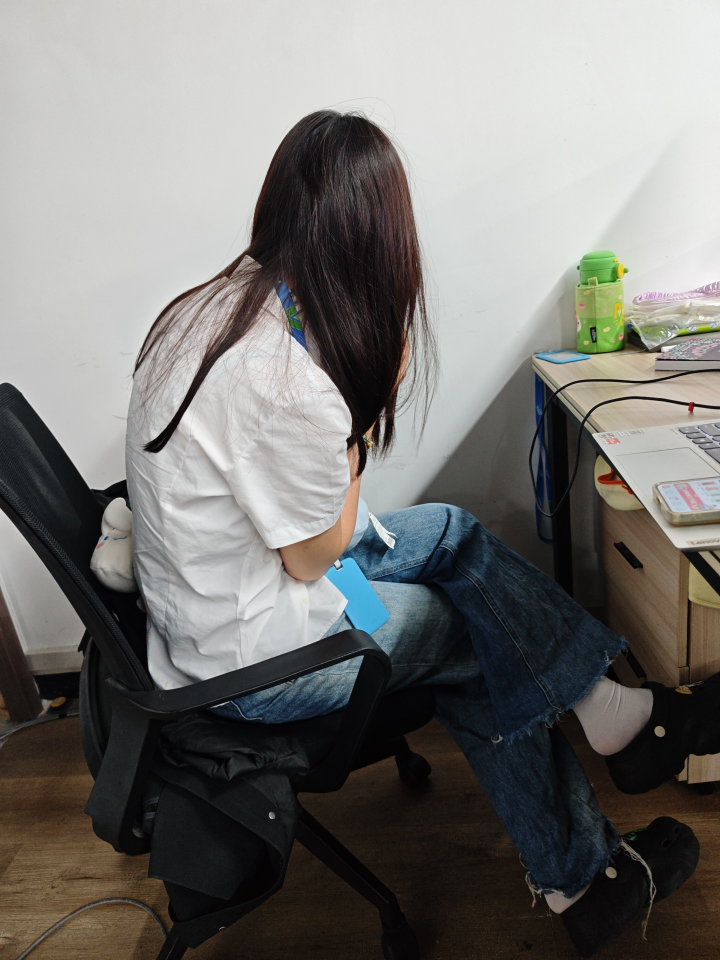
#> input picture assets/54omoeq9y6d873r88zxclq3vw_0.jpg, 1440 x 1920 px (shown at 1/2 size)
$ python demo_infer_copy.py
#> lines starting #> are read from the running program, lines starting #| are printed output that depends on the picture
import cv2
import numpy as np
from pathlib import Path
from onnx_runner import LightGlueRunner, viz2d

def read_image(path: str, grayscale: bool = False) -> np.ndarray:
    """Read an image from path as RGB or grayscale"""
#> called with path = 'assets/54omoeq9y6d873r88zxclq3vw_0.jpg', grayscale = False
    mode = cv2.IMREAD_GRAYSCALE if grayscale else cv2.IMREAD_COLOR
    image = cv2.imread(path, mode)
#> image is the input picture: shape (1920, 1440, 3); mean B, G, R 115.7, 118.6, 119.8
    if image is None:
        raise IOError(f"Could not read image at {path}.")
    if not grayscale:
        image = image[..., ::-1]
    return image


def resize_image(
    image: np.ndarray,
    size: list[int] | int,
    fn: str = "max",
    interp: str | None = "area",
) -> np.ndarray:
    """Resize an image to a fixed size, or according to max or min edge."""
#> called with size = 1024, fn = 'max', interp = 'area'
    h, w = image.shape[:2]
#> h = 1920; w = 1440

    fn = {"max": max, "min": min}[fn]
    if isinstance(size, int):
        scale = size / fn(h, w)
#> scale = 0.533
        h_new, w_new = int(round(h * scale)), int(round(w * scale))
#> h_new = 1024; w_new = 768
        scale = (w_new / w, h_new / h)
#> scale = (0.533, 0.533)
    elif isinstance(size, (tuple, list)):
        h_new, w_new = size
        scale = (w_new / w, h_new / h)
    else:
        raise ValueError(f"Incorrect new size: {size}")
    mode = {
        "linear": cv2.INTER_LINEAR,
        "cubic": cv2.INTER_CUBIC,
        "nearest": cv2.INTER_NEAREST,
        "area": cv2.INTER_AREA,
    }[interp]
    return cv2.resize(image, (w_new, h_new), interpolation=mode), scale


def normalize_image(image: np.ndarray) -> np.ndarray:
    """Normalize the image tensor and reorder the dimensions."""
    if image.ndim == 3:
        image = image.transpose((2, 0, 1))  # HxWxC to CxHxW
    elif image.ndim == 2:
        image = image[None]  # add channel axis
    else:
        raise ValueError(f"Not an image: {image.shape}")
    return image / 255.0


def load_image(
    path: str,
    grayscale: bool = False,
    resize: int = None,
    fn: str = "max",
    interp: str = "area",
):
    img = read_image(path, grayscale=grayscale)
    scales = [1, 1]
    if resize is not None:
        img, scales = resize_image(img, resize, fn=fn, interp=interp)
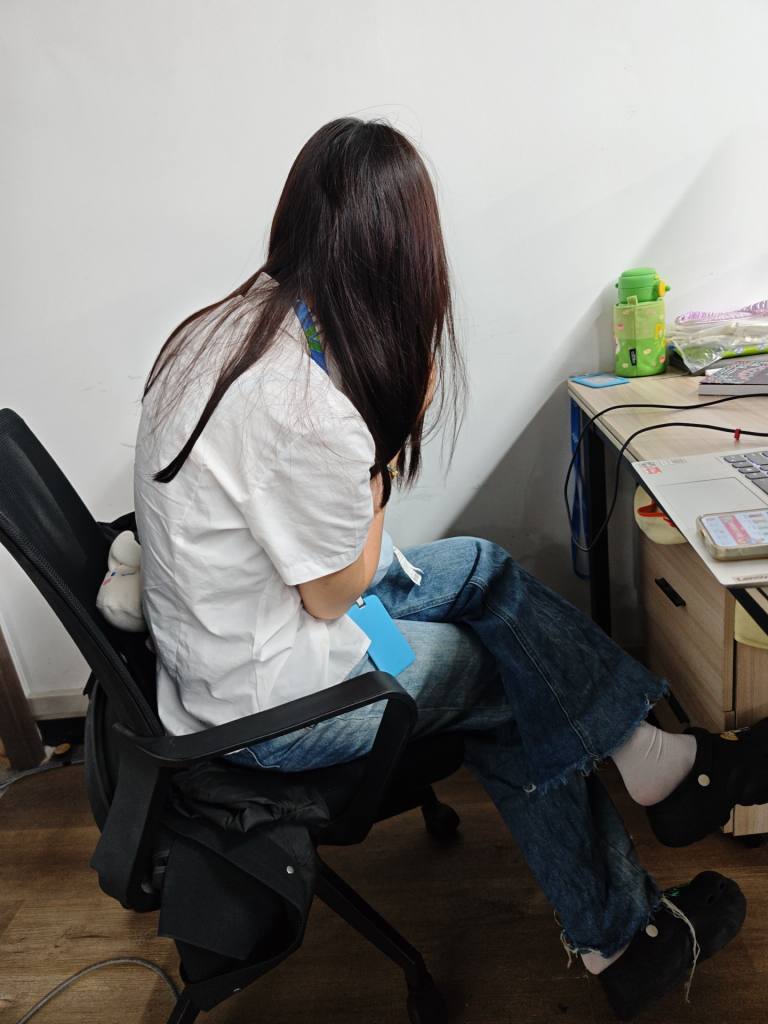
#> img: shape (1024, 768, 3); mean R, G, B 119.8, 118.6, 115.7
#> scales = (0.533, 0.533)
    return normalize_image(img)[None].astype(np.float32), np.asarray(scales)


def match_images(img_path1, img_path2, output_path, size=1024):
    """
    使用LightGlue在difficult模式下进行图像特征匹配（纯CPU版本）
    参数:
        img_path1: 第一张图片路径
        img_path2: 第二张图片路径
        output_path: 输出图片路径
        size: 输入图片大小，使用较大尺寸以获得更好的匹配效果
    """
    # 设置模型路径
    extractor_type = "disk"  # disk特征提取器在视角变化大的场景下表现更好
    weights_path = Path("weights")
    extractor_path = str(weights_path / f"{extractor_type}.onnx")
    lightglue_path = str(weights_path / f"{extractor_type}_lightglue.onnx")

    # 加载图片
    image0, scales0 = load_image(img_path1, resize=size)
#> scales0 = [0.533, 0.533]
    image1, scales1 = load_image(img_path2, resize=size)
#> call 2 of load_image, with path = 'assets/74xpeiee8ysxkx2ikk5q0tx3t_0.jpg', grayscale = False, resize = 1024, fn = 'max', interp = 'area'
#> call 2 of read_image, with path = 'assets/74xpeiee8ysxkx2ikk5q0tx3t_0.jpg', grayscale = False
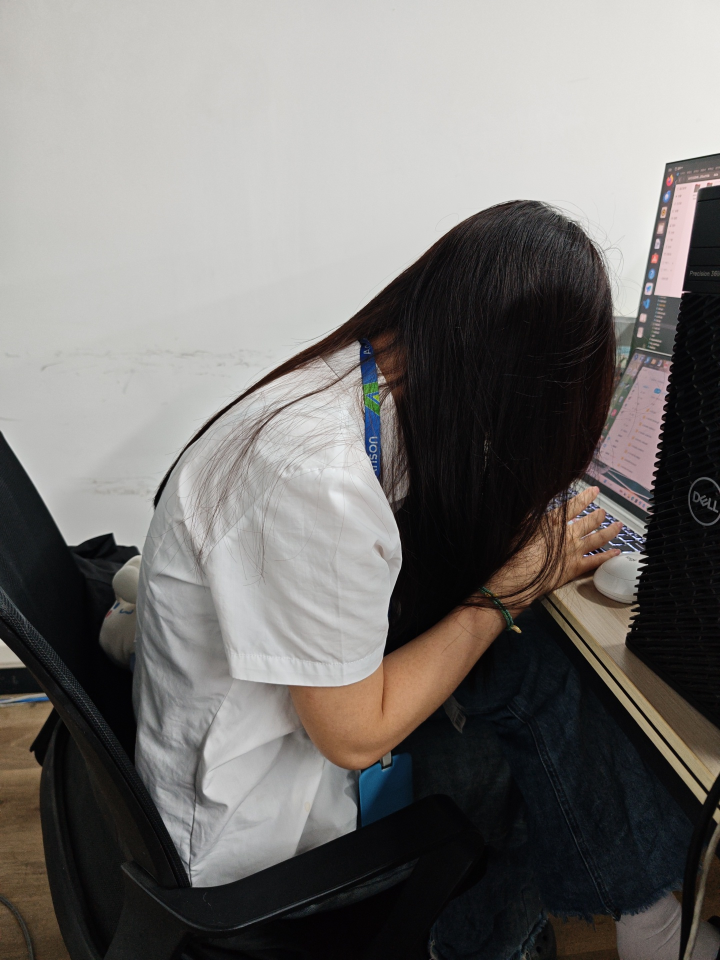
#> input picture assets/74xpeiee8ysxkx2ikk5q0tx3t_0.jpg, 1440 x 1920 px (shown at 1/2 size)
#> in read_image, image is the input picture: shape (1920, 1440, 3); mean B, G, R 113.6, 116, 118.7
#> in load_image (call 2), `img, scales = resize_image(img, resize, fn=fn, interp=interp)`:
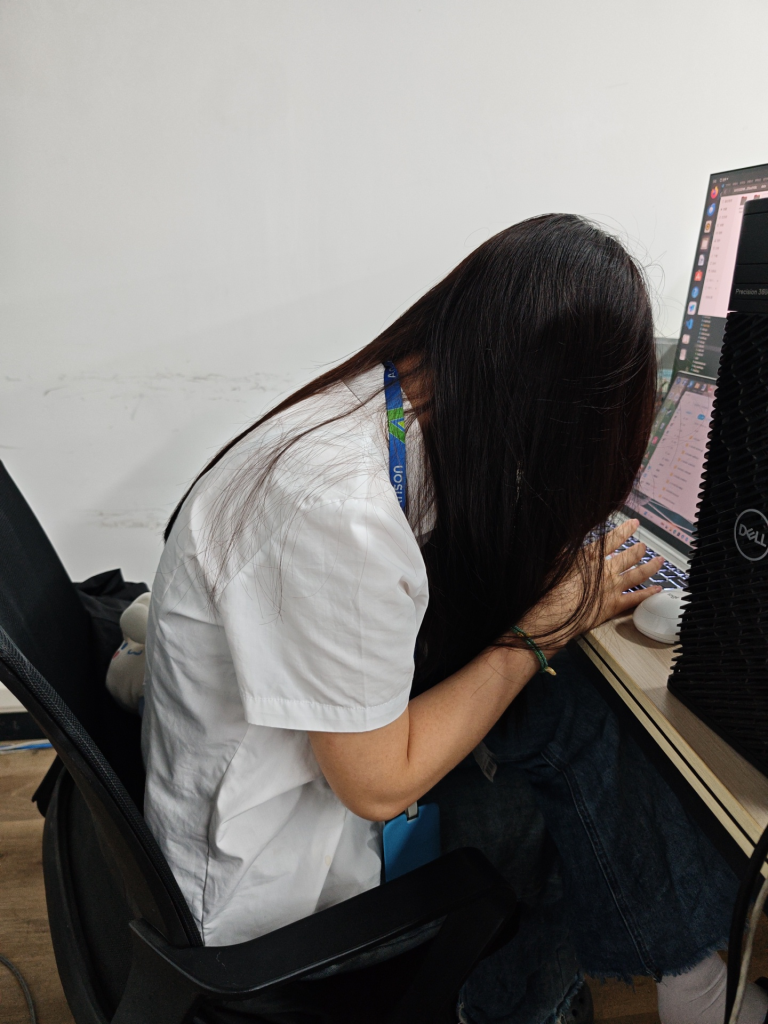
#> img: shape (1024, 768, 3); mean R, G, B 118.7, 116, 113.6
#> scales1 = [0.533, 0.533]

    # 初始化模型（只使用CPU）
    providers = ["CPUExecutionProvider"]
#> (the run stopped early here; a loop or call above may not have finished)
